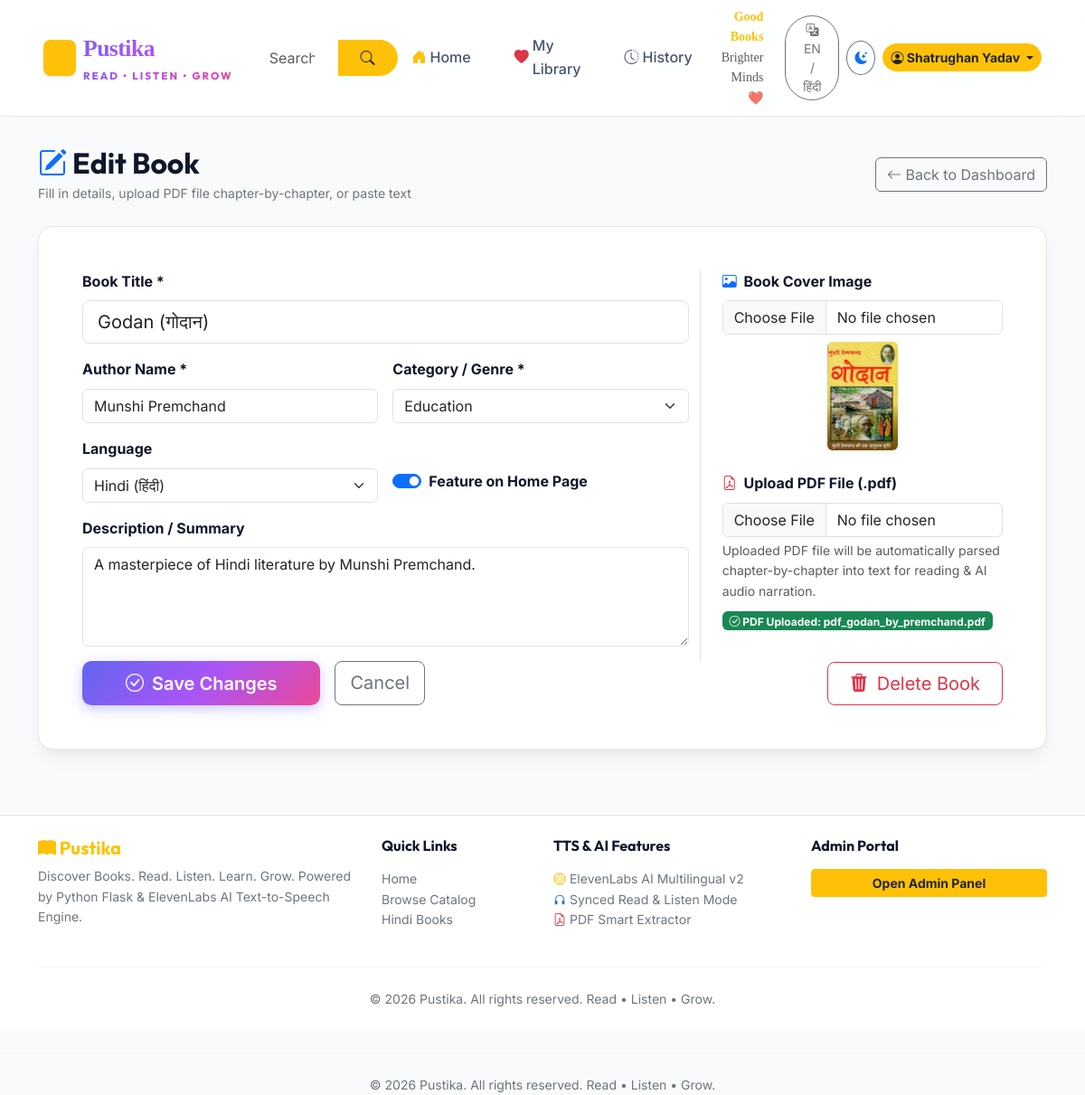
The app's page /admin/book/edit/16 (signed in) with its own data.
### app.py (models this page shows, shortened)
class User(UserMixin, db.Model):
    __tablename__ = 'users'
    id = db.Column(db.Integer, primary_key=True)
    username = db.Column(db.String(80), unique=True, nullable=False)
    email = db.Column(db.String(120), unique=True, nullable=False)
    password_hash = db.Column(db.String(255), nullable=False)
    is_admin = db.Column(db.Boolean, default=False)

class Book(db.Model):
    __tablename__ = 'books'
    id = db.Column(db.Integer, primary_key=True)
    title = db.Column(db.String(200), nullable=False)
    author = db.Column(db.String(100), nullable=False)
    description = db.Column(db.Text, nullable=True)
    cover_image = db.Column(db.String(255), nullable=True, default='covers/default.jpg')
    pdf_file = db.Column(db.String(255), nullable=True)
    category_id = db.Column(db.Integer, db.ForeignKey('categories.id'), nullable=True)
    language = db.Column(db.String(50), default='English')
    is_featured = db.Column(db.Boolean, default=False)
    created_at = db.Column(db.DateTime, default=datetime.utcnow)
    category = db.relationship('Category', lazy=True)
    chapters = db.relationship('Chapter', backref='book', lazy=True, cascade='all, delete-orphan')

class Category(db.Model):
    __tablename__ = 'categories'
    id = db.Column(db.Integer, primary_key=True)
    name = db.Column(db.String(50), unique=True, nullable=False)
    slug = db.Column(db.String(50), unique=True, nullable=False)

### app.py (the view, shortened to what this page needs)
    @app.route('/admin/book/edit/<int:book_id>', methods=['GET', 'POST'])
    def book_edit(book_id):
        if not current_user.is_authenticated or not current_user.is_admin:
            return redirect(url_for('login'))
        book = Book.query.get_or_404(book_id)
        categories = Category.query.all()
        return render_template('admin/book_form.html', categories=categories, book=book)

### templates/admin/book_form.html (shortened to what this page needs)
{% extends 'base.html' %}
{% block content %}
<div class="container py-4">
    <div class="d-flex align-items-center justify-content-between mb-4">
        <div>
            <h2 class="fw-bold mb-1">
                {% if book %}<i class="bi bi-pencil-square text-primary"></i> Edit Book{% else %}<i class="bi bi-plus-circle text-primary"></i> Add New E-Book / Audiobook{% endif %}
            </h2>
            <p class="text-secondary small mb-0">Fill in details, upload PDF file chapter-by-chapter, or paste text</p>
        </div>
        <a href="{{ url_for('admin_dashboard') }}" class="btn btn-outline-secondary">
            <i class="bi bi-arrow-left"></i> Back to Dashboard
        </a>
    </div>
    <div class="glass-card p-4 p-md-5">
        <form action="{% if book %}{{ url_for('book_edit', book_id=book.id) }}{% else %}{{ url_for('book_create') }}{% endif %}" method="POST" enctype="multipart/form-data">
            <div class="row g-4">
                <div class="col-md-8">
                    <div class="mb-3">
                        <label class="form-label fw-bold">Book Title *</label>
                        <input type="text" name="title" class="form-control form-control-lg" value="{{ book.title if book else '' }}" required placeholder="e.g. Atomic Habits">
                    </div>
                    <div class="row g-3 mb-3">
                        <div class="col-md-6">
                            <label class="form-label fw-bold">Author Name *</label>
                            <input type="text" name="author" class="form-control" value="{{ book.author if book else '' }}" required placeholder="e.g. James Clear">
                        </div>
                        <div class="col-md-6">
                            <label class="form-label fw-bold">Category / Genre *</label>
                            <select name="category_id" class="form-select" required>
                                {% for cat in categories %}
                                <option value="{{ cat.id }}" {% if book and book.category_id == cat.id %}selected{% endif %}>{{ cat.name }}</option>
                                {% endfor %}
                            </select>
                        </div>
                    </div>
                    <div class="row g-3 mb-3">
                        <div class="col-md-6">
                            <label class="form-label fw-bold">Language</label>
                            <select name="language" class="form-select">
                                <option value="Hindi" {% if book and book.language == 'Hindi' %}selected{% endif %}>Hindi (हिंदी)</option>
                            </select>
                        </div>
                        <div class="col-md-6 d-flex align-items-end mb-2">
                            <div class="form-check form-switch">
                                <input class="form-check-input" type="checkbox" name="is_featured" id="is_featured" {% if book and book.is_featured %}checked{% endif %}>
                                <label class="form-check-label fw-bold" for="is_featured">Feature on Home Page</label>
                            </div>
                        </div>
                    </div>
                    <div class="mb-3">
                        <label class="form-label fw-bold">Description / Summary</label>
                        <textarea name="description" class="form-control" rows="4" placeholder="Short description of the book...">{{ book.description if book else '' }}</textarea>
                    </div>
                </div>
                <div class="col-md-4 border-start ps-md-4">
                    <div class="mb-4">
                        <label class="form-label fw-bold"><i class="bi bi-image text-primary me-1"></i> Book Cover Image</label>
                        <input type="file" name="cover_image" class="form-control" accept="image/*">
                        {% if book and book.cover_image %}
                        <div class="mt-2 text-center">
                            <img src="{{ url_for('static', filename='images/covers/' + book.cover_image) }}" class="rounded shadow-sm" style="max-height: 120px; object-fit: cover;">
                        </div>
                        {% endif %}
                    </div>
                    <div class="mb-4">
                        <label class="form-label fw-bold"><i class="bi bi-file-earmark-pdf text-danger me-1"></i> Upload PDF File (.pdf)</label>
                        <input type="file" name="pdf_file" class="form-control" accept=".pdf">
                        <small class="text-muted d-block mt-1">Uploaded PDF file will be automatically parsed chapter-by-chapter into text for reading & AI audio narration.</small>
                        {% if book and book.pdf_file %}
                        <div class="mt-2">
                            <span class="badge bg-success"><i class="bi bi-check-circle"></i> PDF Uploaded: {{ book.pdf_file }}</span>
                        </div>
                        {% endif %}
                    </div>
                </div>
            </div>
            <div class="d-flex flex-column flex-sm-row justify-content-between align-items-sm-center gap-3">
                <div class="d-flex gap-3">
                    <button type="submit" class="btn btn-gradient btn-lg px-5">
                        <i class="bi bi-check-circle me-1"></i> {% if book %}Save Changes{% else %}Create Book & Parse PDF{% endif %}
                    </button>
                    <a href="{{ url_for('admin_dashboard') }}" class="btn btn-outline-secondary btn-lg">Cancel</a>
                </div>
                {% if book %}
                <button type="button" class="btn btn-outline-danger btn-lg px-4" onclick="if(confirm('Are you sure you want to permanently remove {{ book.title|replace('\'', '\\\'') }}? This action cannot be undone.')) { document.getElementById('deleteBookDirectForm').submit(); }">
                    <i class="bi bi-trash3-fill me-1"></i> Delete Book
                </button>
                {% endif %}
            </div>
        </form>
    </div>
</div>
{% endblock %}

### templates/base.html (shortened to what this page needs)
<!DOCTYPE html>
<html lang="en" data-theme="dark">
<head>
    <link href="https://cdn.jsdelivr.net/npm/bootstrap@5.3.2/dist/css/bootstrap.min.css" rel="stylesheet">
    <link href="https://cdn.jsdelivr.net/npm/bootstrap-icons@1.11.3/font/bootstrap-icons.min.css" rel="stylesheet">
    <link rel="stylesheet" href="{{ url_for('static', filename='css/style.css') }}">
</head>
<body>
    <nav class="navbar navbar-expand-lg navbar-custom sticky-top py-2 d-none d-md-flex">
        <div class="container-fluid px-lg-4">
            <a class="navbar-brand d-flex align-items-center gap-2" href="{{ url_for('index') }}">
                <div class="bg-warning text-dark rounded-3 px-2 py-1 shadow-sm d-flex align-items-center">
                    <i class="bi bi-book-fill fs-5"></i>
                </div>
                <div>
                    <span class="pustika-brand-text">Pustika</span>
                    <div class="pustika-tagline">Read • Listen • Grow</div>
                </div>
            </a>
            <div class="collapse navbar-collapse" id="navbarContent">
                <form class="d-flex mx-auto my-2 my-lg-0" style="max-width: 480px; width: 100%;" action="{{ url_for('books_catalog') }}" method="GET">
                    <div class="input-group">
                        <input class="form-control bg-tertiary border-0 rounded-start-pill ps-4 py-2" type="search" name="q" placeholder="Search books by title, author, or category..." data-i18n="search_placeholder">
                        <button class="btn btn-warning text-dark rounded-end-pill px-4 fw-bold" type="submit">
                            <i class="bi bi-search"></i>
                        </button>
                    </div>
                </form>
                <div class="d-flex align-items-center gap-3 ms-auto">
                    <a href="{{ url_for('index') }}" class="nav-link d-none d-md-flex align-items-center gap-1 {% if request.endpoint == 'index' %}active{% endif %}">
                        <i class="bi bi-house-door-fill text-warning"></i> Home
                    </a>
                    {% if current_user.is_authenticated %}
                    <a href="{{ url_for('favorites') }}" class="nav-link d-none d-md-flex align-items-center gap-1 {% if request.endpoint == 'favorites' %}active{% endif %}">
                        <i class="bi bi-heart-fill text-danger"></i> My Library
                    </a>
                    <a href="{{ url_for('history') }}" class="nav-link d-none d-md-flex align-items-center gap-1 {% if request.endpoint == 'history' %}active{% endif %}">
                        <i class="bi bi-clock-history"></i> History
                    </a>
                    {% endif %}
                    <div class="d-none d-xl-block text-end me-2">
                        <div class="fw-bold small text-warning font-heading" style="font-family: cursive;">Good Books</div>
                        <div class="small text-muted font-heading" style="font-family: cursive;">Brighter Minds ❤️</div>
                    </div>
                    <div class="d-flex align-items-center gap-2">
                        <button id="lang-toggle-btn" class="btn btn-sm btn-outline-secondary rounded-pill px-3" title="Toggle English / Hindi">
                            <i class="bi bi-translate"></i> <span id="current-lang-text">EN / हिंदी</span>
                        </button>
                        <button id="theme-toggle-btn" class="btn btn-sm btn-outline-secondary rounded-circle" style="width: 38px; height: 38px;" title="Toggle Dark/Light Mode">
                            <i id="theme-toggle-icon" class="bi bi-moon-stars-fill"></i>
                        </button>
                        {% if current_user.is_authenticated %}
                        <div class="dropdown">
                            <button class="btn btn-sm btn-warning text-dark dropdown-toggle rounded-pill fw-bold" type="button" data-bs-toggle="dropdown">
                                <i class="bi bi-person-circle"></i> {{ current_user.username }}
                            </button>
                        </div>
                        {% else %}
                        <a href="{{ url_for('login') }}" class="btn btn-sm btn-outline-custom" data-i18n="nav_login">Sign In</a>
                        <a href="{{ url_for('register') }}" class="btn btn-sm btn-warning text-dark fw-bold rounded-pill" data-i18n="nav_register">Register</a>
                        {% endif %}
                    </div>
                </div>
            </div>
        </div>
    </nav>
    <main class="flex-grow-1 pb-5 pb-md-0">
        {% block content %}{% endblock %}
    </main>
    <div id="toast-container" class="toast-container position-fixed bottom-0 end-0 p-3" style="z-index: 1090;"></div>
    <footer class="mt-5 py-4 border-top d-none d-md-block" style="background: var(--bg-secondary);">
        <div class="container">
            <div class="row gy-4">
                <div class="col-md-4">
                    <h5 class="fw-bold text-warning"><i class="bi bi-book-fill"></i> Pustika</h5>
                    <p class="text-secondary small mt-2">
                        Discover Books. Read. Listen. Learn. Grow. Powered by Python Flask & ElevenLabs AI Text-to-Speech Engine.
                    </p>
                </div>
                <div class="col-md-2 col-6">
                    <h6 class="fw-bold mb-3">Quick Links</h6>
                    <ul class="list-unstyled small">
                        <li><a href="{{ url_for('index') }}" class="text-secondary">Home</a></li>
                        <li><a href="{{ url_for('books_catalog') }}" class="text-secondary">Browse Catalog</a></li>
                        <li><a href="{{ url_for('books_catalog', language='Hindi') }}" class="text-secondary">Hindi Books</a></li>
                    </ul>
                </div>
                <div class="col-md-3 col-6">
                    <h6 class="fw-bold mb-3">TTS & AI Features</h6>
                    <ul class="list-unstyled small text-secondary">
                        <li><i class="bi bi-cpu text-warning"></i> ElevenLabs AI Multilingual v2</li>
                        <li><i class="bi bi-headphones text-primary"></i> Synced Read & Listen Mode</li>
                        <li><i class="bi bi-file-earmark-pdf text-danger"></i> PDF Smart Extractor</li>
                    </ul>
                </div>
                <div class="col-md-3">
                    <h6 class="fw-bold mb-3">Admin Portal</h6>
                    {% if current_user.is_authenticated and current_user.is_admin %}
                        <a href="{{ url_for('admin_dashboard') }}" class="btn btn-sm btn-warning text-dark fw-bold w-100">Open Admin Panel</a>
                    {% else %}
                        <a href="{{ url_for('login') }}" class="btn btn-sm btn-outline-custom w-100">Admin Login</a>
                    {% endif %}
                </div>
            </div>
            <hr class="my-4" style="border-color: var(--border-color);">
            <div class="text-center text-secondary small">
                &copy; 2026 Pustika. All rights reserved. Read • Listen • Grow.
            </div>
        </div>
    </footer>
            <hr class="my-4" style="border-color: var(--border-color);">
            <div class="text-center text-secondary small">
                &copy; 2026 Pustika. All rights reserved. Read • Listen • Grow.
            </div>
</body>
</html>

### records on screen
User: username "Shatrughan Yadav"
Book: title "Godan (गोदान)", author "Munshi Premchand", category_id "Education", language "Hindi (हिंदी)", is_featured "☑", description "A masterpiece of Hindi literature by Munshi Premchand.", cover_image (picture), pdf_file "pdf_godan_by_premchand.pdf"
